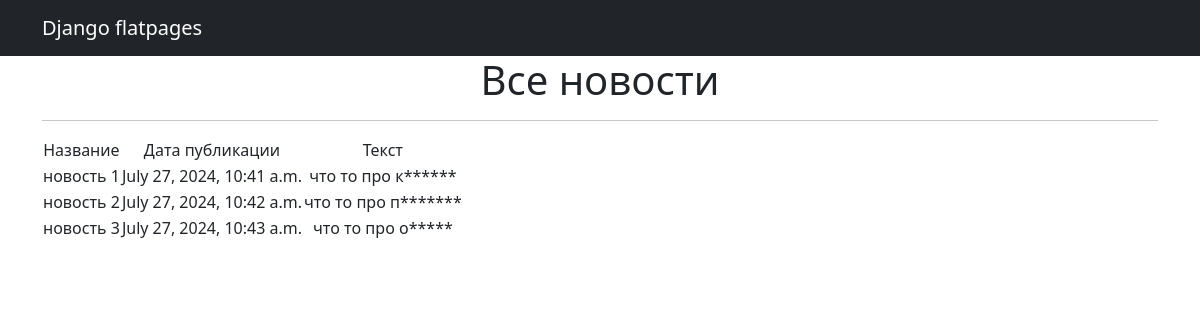
Page /news/ on the committed database.
### news_site/models.py (models this page shows, shortened)
class Post (models.Model):
    time_in = models.DateTimeField(auto_now_add=True)
    title = models.CharField(max_length=255)
    content = models.TextField()
    category = models.ForeignKey(to='Category',on_delete=models.CASCADE,related_name='news')

### news_site/views.py (the view)
# urls.py: path('', PostList.as_view()),
class PostList(ListView):
    models = Post
    queryset = Post.objects.order_by('time_in')
    template_name = 'news.html'
    context_object_name = 'news'

### news_site/templatetags/custom_filters.py (called while the page is built)
@register.filter()
def censor(value):
    for word in censor_list:
        value = value.replace(word[1:], '*' * len(word[1:]))
    return value

### templates/news.html (shortened to what this page needs)
{% extends 'flatpages/default.html' %}
{% load custom_filters %}
{% block content %}
    <h1>Все новости</h1>
    <hr>
   {% if news %}
       <table>
           <tr>
               <td>Название</td>
               <td>Дата публикации</td>
               <td>Текст</td>
           </tr>
           {% for news in news %}
           <tr>
               <td>{{ news.title|censor }}</td>
               <td>{{ news.time_in }}</td>
               <td>{{ news.content|truncatechars:20|censor }}</td>
           </tr>
           {% endfor %}
       </table>
   {% else %}
       <h2>Новостей нет!</h2>
   {% endif %}
{% endblock content %}

### templates/flatpages/default.html (shortened to what this page needs)
<!DOCTYPE html>
<html lang="en">
    <head>
        {% load static %}
        <link href="{% static 'css/styles.css' %}" rel="stylesheet" />
    </head>
    <body>
        <nav class="navbar navbar-expand-lg navbar-dark bg-dark static-top">
           <div class="container">
               <a class="navbar-brand" href="#">Django flatpages</a>
           </div>
        </nav>
        <div class="container">
            <div class="row">
                <div class="col-lg-12 text-center">
                    {% block content %}{% endblock content %}
                </div>
            </div>
        </div>
    </body>
</html>

### rows in the picture
Post: title|censor "новость 1", time_in "July 27, 2024, 10:41 a.m.", content|censor "что то про к******"
Post: title|censor "новость 2", time_in "July 27, 2024, 10:42 a.m.", content|censor "что то про п*******"
Post: title|censor "новость 3", time_in "July 27, 2024, 10:43 a.m.", content|censor "что то про о*****"
